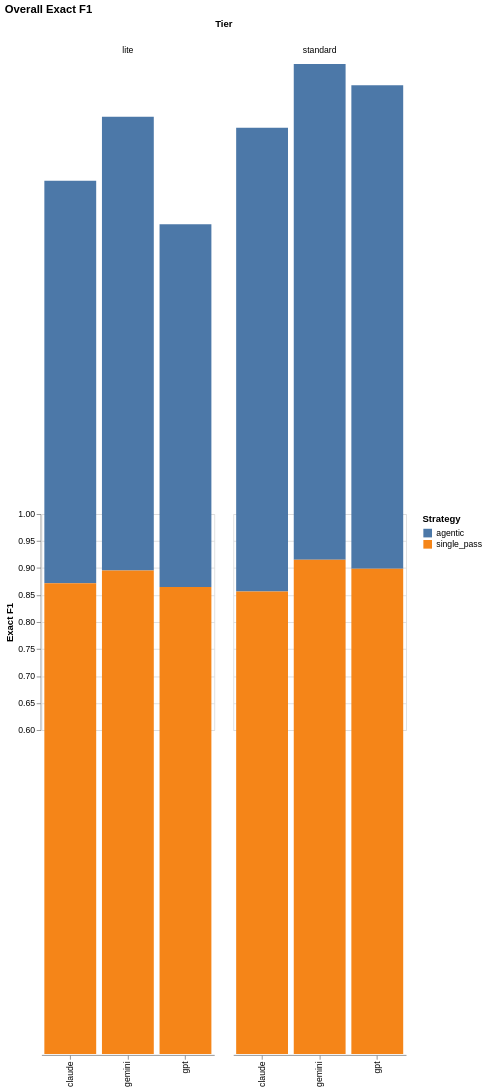

The notebook cell saved with this chart:
### Markdown cell above
## F1 performance

### Overall accuracy

### Code cell
def plot_overall_f1(df: pl.DataFrame) -> alt.Chart:
    return (
        alt.Chart(df.to_pandas())
        .mark_bar()
        .encode(
            x=alt.X("provider:N", title=None),
            y=alt.Y(
                "exact_f1_mean:Q",
                title="Exact F1",
                scale=alt.Scale(domain=[0.6, 1.0]),
            ),
            color=alt.Color("strategy:N", title="Strategy"),
            column=alt.Column("tier:N", title="Tier"),
            tooltip=[
                alt.Tooltip("provider:N"),
                alt.Tooltip("tier:N"),
                alt.Tooltip("strategy:N"),
                alt.Tooltip("exact_f1_mean:Q", format=".3f", title="Exact F1"),
                alt.Tooltip("fuzzy_f1_mean:Q", format=".3f", title="Fuzzy F1"),
            ],
        )
        .properties(width=200, height=250, title="Overall Exact F1")
    )


plot_overall_f1(agg)

### Figure 1 — Vega-Lite specification as saved in the notebook (floating-point values rounded to 4 significant figures)
{"config": {"view": {"continuousWidth": 300, "continuousHeight": 300}}, "data": {"name": "data-e6de22a7cac5a3631c0349f46d1df570"}, "mark": {"type": "bar"}, "encoding": {"color": {"field": "strategy", "title": "Strategy", "type": "nominal"}, "column": {"field": "tier", "title": "Tier", "type": "nominal"}, "tooltip": [{"field": "provider", "type": "nominal"}, {"field": "tier", "type": "nominal"}, {"field": "strategy", "type": "nominal"}, {"field": "exact_f1_mean", "format": ".3f", "title": "Exact F1", "type": "quantitative"}, {"field": "fuzzy_f1_mean", "format": ".3f", "title": "Fuzzy F1", "type": "quantitative"}], "x": {"field": "provider", "title": null, "type": "nominal"}, "y": {"field": "exact_f1_mean", "scale": {"domain": [0.6, 1.0]}, "title": "Exact F1", "type": "quantitative"}}, "height": 250, "title": "Overall Exact F1", "width": 200, "$schema": "https://vega.github.io/schema/vega-lite/v6.1.0.json", "datasets": {"data-e6de22a7cac5a3631c0349f46d1df570": [{"provider": "claude", "tier": "lite", "strategy": "agentic", "modality": "multimodal", "n_docs": 83, "exact_f1_mean": 0.7456, "exact_f1_std": 0.2324, "exact_effective_date_f1_mean": 0.8072, "exact_party_f1_mean": 0.8738, "exact_jurisdiction_f1_mean": 0.6386, "exact_term_f1_mean": 0.6627, "fuzzy_f1_mean": 0.7618, "fuzzy_f1_std": 0.2253, "fuzzy_party_f1_mean": 0.9388, "fuzzy_jurisdiction_f1_mean": 0.6386, "fuzzy_term_f1_mean": 0.6627, "latency_mean": 31.01, "latency_std": 14.13, "latency_median": 28.8, "latency_p95": 56.96, "cost_mean": 0.0106, "cost_std": 0.003937, "cost_total": 0.8799, "tokens_mean": 9575.0, "char_count_mean": 17090.0, "page_count_mean": 5.892}, {"provider": "claude", "tier": "lite", "strategy": "single_pass", "modality": "text", "n_docs": 83, "exact_f1_mean": 0.8719, "exact_f1_std": 0.1665, "exact_effective_date_f1_mean": 0.8554, "exact_party_f1_mean": 0.8732, "exact_jurisdiction_f1_mean": 0.9518, "exact_term_f1_mean": 0.8072, "fuzzy_f1_mean": 0.8884, "fuzzy_f1_std": 0.1589, "fuzzy_party_f1_mean": 0.9271, "fuzzy_jurisdiction_f1_mean": 0.9518, "fuzzy_term_f1_mean": 0.8193, "latency_mean": 16.89, "latency_std": 18.53, "latency_median": 11.4, "latency_p95": 50.57, "cost_mean": 0.006079, "cost_std": 0.003989, "cost_total": 0.5045, "tokens_mean": 5561.0, "char_count_mean": 17090.0, "page_count_mean": 5.892}, {"provider": "claude", "tier": "standard", "strategy": "agentic", "modality": "multimodal", "n_docs": 83, "exact_f1_mean": 0.8586, "exact_f1_std": 0.17, "exact_effective_date_f1_mean": 0.9157, "exact_party_f1_mean": 0.8803, "exact_jurisdiction_f1_mean": 0.8193, "exact_term_f1_mean": 0.8193, "fuzzy_f1_mean": 0.8756, "fuzzy_f1_std": 0.1552, "fuzzy_party_f1_mean": 0.9483, "fuzzy_jurisdiction_f1_mean": 0.8193, "fuzzy_term_f1_mean": 0.8193, "latency_mean": 64.63, "latency_std": 32.45, "latency_median": 60.79, "latency_p95": 113.9, "cost_mean": 0.03779, "cost_std": 0.01896, "cost_total": 3.137, "tokens_mean": 11520.0, "char_count_mean": 17090.0, "page_count_mean": 5.892}, {"provider": "claude", "tier": "standard", "strategy": "single_pass", "modality": "text", "n_docs": 83, "exact_f1_mean": 0.8568, "exact_f1_std": 0.232, "exact_effective_date_f1_mean": 0.8675, "exact_party_f1_mean": 0.8369, "exact_jurisdiction_f1_mean": 0.9157, "exact_term_f1_mean": 0.8072, "fuzzy_f1_mean": 0.8738, "fuzzy_f1_std": 0.2294, "fuzzy_party_f1_mean": 0.8928, "fuzzy_jurisdiction_f1_mean": 0.9157, "fuzzy_term_f1_mean": 0.8193, "latency_mean": 33.34, "latency_std": 40.64, "latency_median": 19.57, "latency_p95": 133.8, "cost_mean": 0.02089, "cost_std": 0.01833, "cost_total": 1.734, "tokens_mean": 6352.0, "char_count_mean": 17090.0, "page_count_mean": 5.892}, {"provider": "gemini", "tier": "lite", "strategy": "agentic", "modality": "multimodal", "n_docs": 83, "exact_f1_mean": 0.84, "exact_f1_std": 0.1737, "exact_effective_date_f1_mean": 0.9036, "exact_party_f1_mean": 0.8421, "exact_jurisdiction_f1_mean": 0.8795, "exact_term_f1_mean": 0.7349, "fuzzy_f1_mean": 0.8616, "fuzzy_f1_std": 0.1673, "fuzzy_party_f1_mean": 0.9282, "fuzzy_jurisdiction_f1_mean": 0.8795, "fuzzy_term_f1_mean": 0.7349, "latency_mean": 5.555, "latency_std": 1.641, "latency_median": 5.141, "latency_p95": 9.192, "cost_mean": 0.002639, "cost_std": 0.001367, "cost_total": 0.219, "tokens_mean": 9963.0, "char_count_mean": 17090.0, "page_count_mean": 5.892}, {"provider": "gemini", "tier": "lite", "strategy": "single_pass", "modality": "text", "n_docs": 83, "exact_f1_mean": 0.8957, "exact_f1_std": 0.1515, "exact_effective_date_f1_mean": 0.9036, "exact_party_f1_mean": 0.8718, "exact_jurisdiction_f1_mean": 0.9759, "exact_term_f1_mean": 0.8313, "fuzzy_f1_mean": 0.9112, "fuzzy_f1_std": 0.1453, "fuzzy_party_f1_mean": 0.9338, "fuzzy_jurisdiction_f1_mean": 0.9759, "fuzzy_term_f1_mean": 0.8313, "latency_mean": 1.414, "latency_std": 0.2595, "latency_median": 1.339, "latency_p95": 1.947, "cost_mean": 0.001075, "cost_std": 0.0004489, "cost_total": 0.08919, "tokens_mean": 3865.0, "char_count_mean": 17090.0, "page_count_mean": 5.892}, {"provider": "gemini", "tier": "standard", "strategy": "agentic", "modality": "multimodal", "n_docs": 83, "exact_f1_mean": 0.9184, "exact_f1_std": 0.1258, "exact_effective_date_f1_mean": 0.9398, "exact_party_f1_mean": 0.8783, "exact_jurisdiction_f1_mean": 0.9759, "exact_term_f1_mean": 0.8795, "fuzzy_f1_mean": 0.9364, "fuzzy_f1_std": 0.112, "fuzzy_party_f1_mean": 0.9503, "fuzzy_jurisdiction_f1_mean": 0.9759, "fuzzy_term_f1_mean": 0.8795, "latency_mean": 14.57, "latency_std": 8.971, "latency_median": 11.88, "latency_p95": 31.29, "cost_mean": 0.01063, "cost_std": 0.006469, "cost_total": 0.8827, "tokens_mean": 16210.0, "char_count_mean": 17090.0, "page_count_mean": 5.892}, {"provider": "gemini", "tier": "standard", "strategy": "single_pass", "modality": "text", "n_docs": 83, "exact_f1_mean": 0.9153, "exact_f1_std": 0.1256, "exact_effective_date_f1_mean": 0.9277, "exact_party_f1_mean": 0.8783, "exact_jurisdiction_f1_mean": 0.9759, "exact_term_f1_mean": 0.8795, "fuzzy_f1_mean": 0.9364, "fuzzy_f1_std": 0.1107, "fuzzy_party_f1_mean": 0.9503, "fuzzy_jurisdiction_f1_mean": 0.9759, "fuzzy_term_f1_mean": 0.8916, "latency_mean": 9.789, "latency_std": 9.943, "latency_median": 7.337, "latency_p95": 30.07, "cost_mean": 0.00748, "cost_std": 0.006002, "cost_total": 0.6208, "tokens_mean": 5642.0, "char_count_mean": 17090.0, "page_count_mean": 5.892}, {"provider": "gpt", "tier": "lite", "strategy": "agentic", "modality": "multimodal", "n_docs": 83, "exact_f1_mean": 0.6715, "exact_f1_std": 0.2933, "exact_effective_date_f1_mean": 0.7831, "exact_party_f1_mean": 0.8186, "exact_jurisdiction_f1_mean": 0.5181, "exact_term_f1_mean": 0.5663, "fuzzy_f1_mean": 0.6822, "fuzzy_f1_std": 0.2898, "fuzzy_party_f1_mean": 0.8613, "fuzzy_jurisdiction_f1_mean": 0.5181, "fuzzy_term_f1_mean": 0.5663, "latency_mean": 11.36, "latency_std": 23.95, "latency_median": 4.542, "latency_p95": 75.36, "cost_mean": 0.005846, "cost_std": 0.00267, "cost_total": 0.4852, "tokens_mean": 8515.0, "char_count_mean": 17090.0, "page_count_mean": 5.892}, {"provider": "gpt", "tier": "lite", "strategy": "single_pass", "modality": "text", "n_docs": 83, "exact_f1_mean": 0.8651, "exact_f1_std": 0.182, "exact_effective_date_f1_mean": 0.8193, "exact_party_f1_mean": 0.8582, "exact_jurisdiction_f1_mean": 0.9277, "exact_term_f1_mean": 0.8554, "fuzzy_f1_mean": 0.8806, "fuzzy_f1_std": 0.1694, "fuzzy_party_f1_mean": 0.9081, "fuzzy_jurisdiction_f1_mean": 0.9277, "fuzzy_term_f1_mean": 0.8675, "latency_mean": 2.577, "latency_std": 8.296, "latency_median": 1.046, "latency_p95": 3.95, "cost_mean": 0.003209, "cost_std": 0.001399, "cost_total": 0.2664, "tokens_mean": 4115.0, "char_count_mean": 17090.0, "page_count_mean": 5.892}, {"provider": "gpt", "tier": "standard", "strategy": "agentic", "modality": "multimodal", "n_docs": 83, "exact_f1_mean": 0.8954, "exact_f1_std": 0.1654, "exact_effective_date_f1_mean": 0.8675, "exact_party_f1_mean": 0.8706, "exact_jurisdiction_f1_mean": 0.9639, "exact_term_f1_mean": 0.8795, "fuzzy_f1_mean": 0.9149, "fuzzy_f1_std": 0.1569, "fuzzy_party_f1_mean": 0.9366, "fuzzy_jurisdiction_f1_mean": 0.9639, "fuzzy_term_f1_mean": 0.8916, "latency_mean": 8.452, "latency_std": 7.748, "latency_median": 7.422, "latency_p95": 10.85, "cost_mean": 0.02412, "cost_std": 0.005973, "cost_total": 2.002, "tokens_mean": 10670.0, "char_count_mean": 17090.0, "page_count_mean": 5.892}, {"provider": "gpt", "tier": "standard", "strategy": "single_pass", "modality": "text", "n_docs": 83, "exact_f1_mean": 0.8989, "exact_f1_std": 0.1541, "exact_effective_date_f1_mean": 0.9157, "exact_party_f1_mean": 0.8606, "exact_jurisdiction_f1_mean": 0.9518, "exact_term_f1_mean": 0.8675, "fuzzy_f1_mean": 0.9229, "fuzzy_f1_std": 0.1382, "fuzzy_party_f1_mean": 0.9326, "fuzzy_jurisdiction_f1_mean": 0.9518, "fuzzy_term_f1_mean": 0.8916, "latency_mean": 2.069, "latency_std": 2.926, "latency_median": 1.573, "latency_p95": 2.992, "cost_mean": 0.01094, "cost_std": 0.004249, "cost_total": 0.9083, "tokens_mean": 4148.0, "char_count_mean": 17090.0, "page_count_mean": 5.892}]}}
